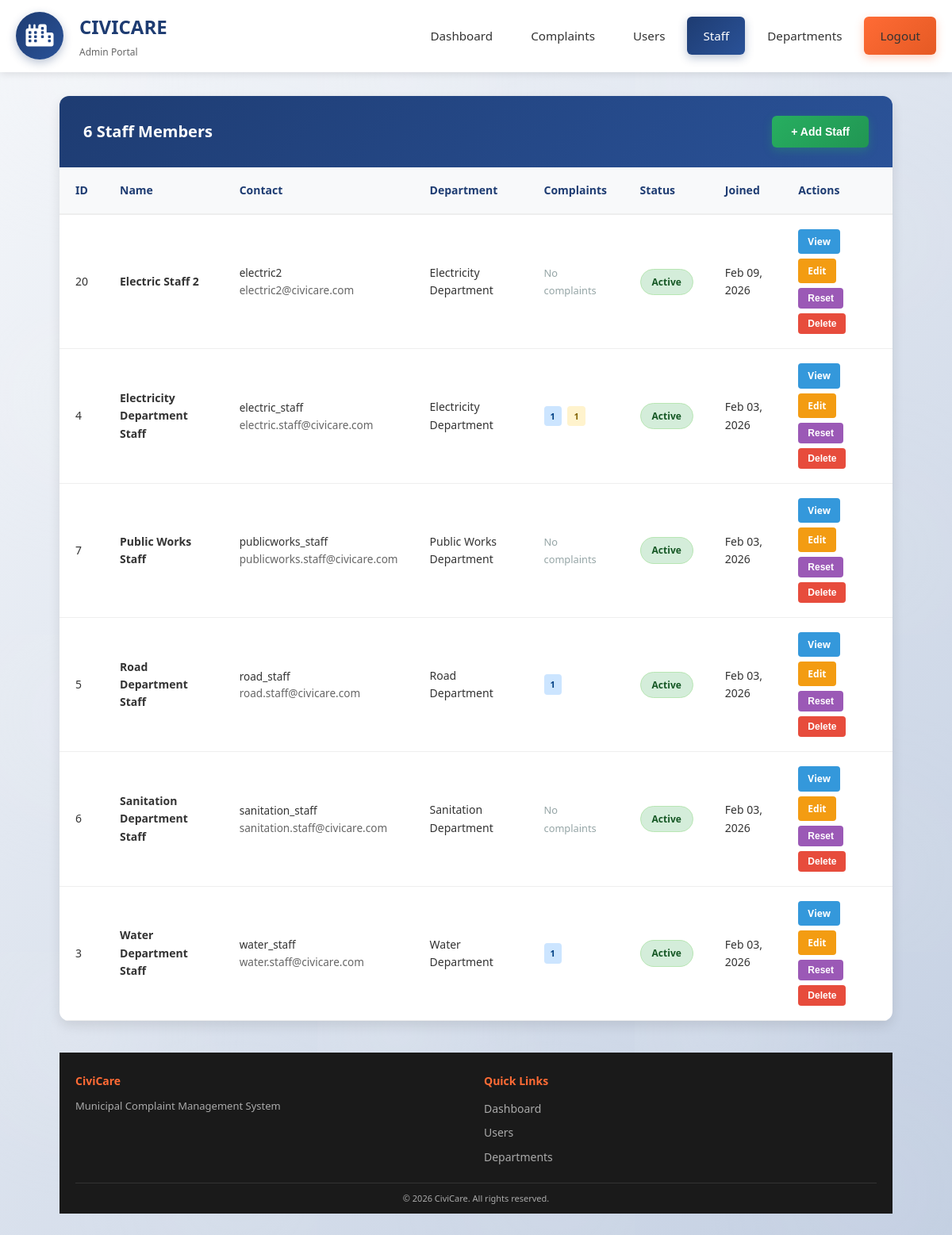
/admin/staff.php (signed in), run on the app's committed database.
### tables this page shows
CREATE TABLE `users` (
  `id` int(11) NOT NULL,
  `username` varchar(50) NOT NULL,
  `email` varchar(100) NOT NULL,
  `password` varchar(255) NOT NULL,
  `full_name` varchar(100) NOT NULL,
  `phone` varchar(20) DEFAULT NULL,
  `address` text DEFAULT NULL,
  `role` enum('citizen','staff','admin','super_admin') DEFAULT 'citizen',
  `department_id` int(11) DEFAULT NULL,
  `is_active` tinyint(1) DEFAULT 1,
  `last_login` timestamp NULL DEFAULT NULL,
  `password_reset_required` tinyint(1) DEFAULT 0,
  `created_at` timestamp NOT NULL DEFAULT current_timestamp(),
  `updated_at` timestamp NOT NULL DEFAULT current_timestamp() ON UPDATE current_timestamp(),
  `deleted_at` timestamp NULL DEFAULT NULL,
  `created_by` int(11) DEFAULT NULL,
  `updated_by` int(11) DEFAULT NULL
);

CREATE TABLE `departments` (
  `id` int(11) NOT NULL,
  `name` varchar(100) NOT NULL,
  `description` text DEFAULT NULL,
  `is_active` tinyint(1) DEFAULT 1,
  `created_at` timestamp NOT NULL DEFAULT current_timestamp(),
  `updated_at` timestamp NOT NULL DEFAULT current_timestamp() ON UPDATE current_timestamp()
);

### admin/staff.php (the view, shortened to what this page needs)
<?php
$conn = getDatabaseConnection();
$action = isset($_GET['action']) ? sanitizeInput($_GET['action']) : '';
$staff = null;
$page = isset($_GET['page']) ? max(1, (int)$_GET['page']) : 1;
$limit = 20;
$offset = ($page - 1) * $limit;
$sql = "SELECT u.*, d.name as department_name,
               COUNT(DISTINCT c.id) as assigned_complaints,
               COUNT(DISTINCT CASE WHEN c.status IN ('assigned', 'in_progress') THEN c.id END) as active_complaints,
               COUNT(DISTINCT CASE WHEN c.status = 'resolved' THEN c.id END) as resolved_complaints
        FROM users u
        LEFT JOIN departments d ON u.department_id = d.id
        LEFT JOIN complaints c ON u.id = c.assigned_to
        WHERE u.role = 'staff'";
$count_sql = "SELECT COUNT(*) as total FROM users u WHERE u.role = 'staff'";
$params = [];
$param_types = "";
$sql .= " GROUP BY u.id ORDER BY u.full_name ASC LIMIT ? OFFSET ?";
$params[] = $limit;
$params[] = $offset;
$param_types .= "ii";
$stmt = $conn->prepare($sql);
if ($params && $param_types) {
    $bindParams = [$param_types];
    foreach ($params as &$param) {
        $bindParams[] = &$param;
    }
    call_user_func_array([$stmt, 'bind_param'], $bindParams);
}
$stmt->execute();
$result = $stmt->get_result();
$staff_members = [];
if ($result && $result->num_rows > 0) {
    while ($row = $result->fetch_assoc()) {
        $staff_members[] = $row;
    }
}
$count_stmt = $conn->prepare($count_sql);
$count_stmt->execute();
$count_result = $count_stmt->get_result();
$total_staff = $count_result->fetch_assoc()['total'] ?? 0;
$departments = getAllDepartments($conn);
?>
<!DOCTYPE html>
<html lang="en">
<head>
    <link rel="stylesheet" href="https://cdnjs.cloudflare.com/ajax/libs/font-awesome/6.0.0/css/all.min.css">
</head>
<body>
    <header class="main-header">
        <div class="header-content">
            <div class="logo-section">
                <a href="index.php" class="logo"><i class="fas fa-city"></i></a>
                <div class="logo-text">
                    <h1>CIVICARE</h1>
                    <p>Admin Portal</p>
                </div>
            </div>
            <nav class="nav-links">
                <a href="index.php">Dashboard</a>
                <a href="complaints.php">Complaints</a>
                <a href="users.php">Users</a>
                <a href="staff.php" class="active">Staff</a>
                <a href="departments.php">Departments</a>
                <a href="../logout.php" class="logout-btn">Logout</a>
            </nav>
        </div>
    </header>
    <div class="container">
        <div class="main-content">
        <?php if ($action === 'edit' || $action === 'view'): ?>
            <?php if ($staff): ?>
                <div class="staff-details">
                    <div style="display: flex; justify-content: space-between; align-items: center; margin-bottom: 2rem; padding-bottom: 1.5rem; border-bottom: 2px solid #1e3c72;">
                        <div>
                            <h2 style="color: #2c3e50; margin-bottom: 0.5rem;"><?php echo htmlspecialchars($staff['full_name']); ?></h2>
                            <p style="color: #666;">
                                <span class="status-badge status-<?php echo $staff['is_active'] ? 'active' : 'inactive'; ?>"><?php echo $staff['is_active'] ? 'Active' : 'Inactive'; ?></span>
                                <?php if ($staff['department_name']): ?>
                                    <span style="margin-left: 1rem; color: #3498db;">• <?php echo htmlspecialchars($staff['department_name']); ?></span>
                                <?php else: ?>
                                    <span style="margin-left: 1rem; color: #f39c12;">• Unassigned</span>
                                <?php endif; ?>
                            </p>
                        </div>
                        <div>
                            <a href="staff.php" class="btn btn-secondary">Back to Staff</a>
                        </div>
                    </div>
                    <div class="details-grid">
                        <div class="detail-item"><div class="detail-label">Username</div><div class="detail-value"><?php echo htmlspecialchars($staff['username']); ?></div></div>
                        <div class="detail-item"><div class="detail-label">Email</div><div class="detail-value"><?php echo htmlspecialchars($staff['email']); ?></div></div>
                        <div class="detail-item"><div class="detail-label">Phone</div><div class="detail-value"><?php echo htmlspecialchars($staff['phone'] ?: 'Not provided'); ?></div></div>
                        <div class="detail-item"><div class="detail-label">Department</div><div class="detail-value"><?php echo htmlspecialchars($staff['department_name'] ?: 'Not assigned'); ?></div></div>
                        <div class="detail-item"><div class="detail-label">Account Created</div><div class="detail-value"><?php echo date('F d, Y', strtotime($staff['created_at'])); ?></div></div>
                        <div class="detail-item"><div class="detail-label">Last Login</div><div class="detail-value"><?php echo $staff['last_login'] ? date('F d, Y h:i A', strtotime($staff['last_login'])) : 'Never logged in'; ?></div></div>
                    </div>
                    <?php if ($staff['assigned_complaints'] > 0): ?>
                    <div class="detail-item" style="grid-column: 1 / -1;">
                        <div class="detail-label">Complaint Statistics</div>
                        <div class="complaint-stats">
                            <div class="stat-item"><h4><?php echo $staff['assigned_complaints']; ?></h4><p>Total Assigned</p></div>
                            <?php if ($staff['active_complaints'] > 0): ?>
                            <div class="stat-item"><h4 style="color: #f39c12;"><?php echo $staff['active_complaints']; ?></h4><p>Active</p></div>
                            <?php endif; ?>
                            <?php if ($staff['resolved_complaints'] > 0): ?>
                            <div class="stat-item"><h4 style="color: #27ae60;"><?php echo $staff['resolved_complaints']; ?></h4><p>Resolved</p></div>
                            <?php endif; ?>
                        </div>
                    </div>
                    <?php endif; ?>
                    <div class="form-actions">
                        <a href="staff.php?action=edit&id=<?php echo $staff['id']; ?>" class="btn btn-primary">Edit Staff</a>
                        <button class="btn btn-warning" onclick="resetPassword(<?php echo $staff['id']; ?>, '<?php echo htmlspecialchars($staff['full_name']); ?>')">Reset Password</button>
                        <?php if ($staff['id'] != $_SESSION['user_id']): ?>
                            <button class="btn btn-danger" onclick="deleteStaff(<?php echo $staff['id']; ?>, '<?php echo htmlspecialchars($staff['full_name']); ?>')">Delete Staff</button>
                        <?php endif; ?>
                    </div>
                </div>
                <?php if ($action === 'edit'): ?>
                <div class="staff-details">
                    <h3 style="color: #2c3e50; margin-bottom: 1.5rem; padding-bottom: 0.5rem; border-bottom: 2px solid #3498db;">Edit Staff Member</h3>
                    <form method="POST" action="staff.php">
                        <input type="hidden" name="action" value="edit_staff">
                        <input type="hidden" name="staff_id" value="<?php echo $staff['id']; ?>">
                        <div class="details-grid">
                            <div class="form-group"><label for="full_name" class="required">Full Name</label><input type="text" id="full_name" name="full_name" value="<?php echo htmlspecialchars($staff['full_name']); ?>" required style="width:100%;padding:12px 15px;border:2px solid #e0e0e0;border-radius:6px;font-size:14px;"></div>
                            <div class="form-group"><label for="username" class="required">Username</label><input type="text" id="username" name="username" value="<?php echo htmlspecialchars($staff['username']); ?>" required style="width:100%;padding:12px 15px;border:2px solid #e0e0e0;border-radius:6px;font-size:14px;"></div>
                            <div class="form-group"><label for="email" class="required">Email</label><input type="email" id="email" name="email" value="<?php echo htmlspecialchars($staff['email']); ?>" required style="width:100%;padding:12px 15px;border:2px solid #e0e0e0;border-radius:6px;font-size:14px;"></div>
                            <div class="form-group"><label for="phone">Phone</label><input type="tel" id="phone" name="phone" value="<?php echo htmlspecialchars($staff['phone']); ?>" style="width:100%;padding:12px 15px;border:2px solid #e0e0e0;border-radius:6px;font-size:14px;"></div>
                            <div class="form-group"><label for="department_id" class="required">Department</label><select id="department_id" name="department_id" required style="width:100%;padding:12px 15px;border:2px solid #e0e0e0;border-radius:6px;font-size:14px;background:white;"><option value="">-- Select Department --</option><?php foreach ($departments as $dept): ?><option value="<?php echo $dept['id']; ?>" <?php echo $staff['department_id'] == $dept['id'] ? 'selected' : ''; ?>><?php echo htmlspecialchars($dept['name']); ?></option><?php endforeach; ?></select></div>
                            <div class="form-group"><label class="checkbox-group"><input type="checkbox" id="is_active" name="is_active" value="1" <?php echo $staff['is_active'] ? 'checked' : ''; ?>> Active Account</label></div>
                        </div>
                        <div class="form-actions">
                            <button type="submit" class="btn btn-primary">Update Staff</button>
                            <a href="staff.php?action=view&id=<?php echo $staff['id']; ?>" class="btn btn-secondary">Cancel</a>
                        </div>
                    </form>
                </div>
                <?php endif; ?>
            <?php else: ?>
                <div class="alert alert-error">Staff member not found.</div>
                <a href="staff.php" class="btn btn-primary">Back to Staff</a>
            <?php endif; ?>
        <?php else: ?>
        <div class="staff-table-container">
            <div class="table-header">
                <h2><strong><?php echo $total_staff; ?></strong> Staff Members</h2>
                <button class="btn btn-success" onclick="openAddStaffModal()">+ Add Staff</button>
            </div>
            <?php if (!empty($staff_members)): ?>
                <table>
                    <thead><tr><th>ID</th><th>Name</th><th>Contact</th><th>Department</th><th>Complaints</th><th>Status</th><th>Joined</th><th>Actions</th></tr></thead>
                    <tbody>
                        <?php foreach ($staff_members as $member): ?>
                            <tr>
                                <td><?php echo $member['id']; ?></td>
                                <td><strong><?php echo htmlspecialchars($member['full_name']); ?></strong></td>
                                <td><div style="font-size:0.85rem;"><div><?php echo htmlspecialchars($member['username']); ?></div><div style="color:#666;"><?php echo htmlspecialchars($member['email']); ?></div></div></td>
                                <td><?php echo $member['department_name'] ? htmlspecialchars($member['department_name']) : '<span style="color:#f39c12;font-style:italic;">Unassigned</span>'; ?></td>
                                <td>
                                    <?php if ($member['assigned_complaints'] > 0): ?>
                                        <span class="count-badge complaints-assigned"><?php echo $member['assigned_complaints']; ?></span>
                                        <?php if ($member['active_complaints'] > 0): ?><span class="count-badge complaints-active"><?php echo $member['active_complaints']; ?></span><?php endif; ?>
                                    <?php else: ?><span style="color:#95a5a6;font-size:0.8rem;">No complaints</span><?php endif; ?>
                                </td>
                                <td><span class="status-badge status-<?php echo $member['is_active'] ? 'active' : 'inactive'; ?>"><?php echo $member['is_active'] ? 'Active' : 'Inactive'; ?></span></td>
                                <td><?php echo date('M d, Y', strtotime($member['created_at'])); ?></td>
                                <td>
                                    <div class="action-buttons">
                                        <a href="staff.php?action=view&id=<?php echo $member['id']; ?>" class="action-btn action-btn-view">View</a>
                                        <a href="staff.php?action=edit&id=<?php echo $member['id']; ?>" class="action-btn action-btn-edit">Edit</a>
                                        <button onclick="resetPassword(<?php echo $member['id']; ?>, '<?php echo htmlspecialchars($member['full_name']); ?>')" class="action-btn action-btn-reset">Reset</button>
                                        <?php if ($member['id'] != $_SESSION['user_id']): ?>
                                            <button onclick="deleteStaff(<?php echo $member['id']; ?>, '<?php echo htmlspecialchars($member['full_name']); ?>')" class="action-btn action-btn-delete">Delete</button>
                                        <?php endif; ?>
                                    </div>
                                </td>
                            </tr>
                        <?php endforeach; ?>
                    </tbody>
                </table>
            <?php else: ?>
                <div class="no-staff"><i class="fas fa-users"></i><p>No staff members found.</p><button class="btn btn-success" onclick="openAddStaffModal()" style="margin-top:1rem;">Add First Staff Member</button></div>
            <?php endif; ?>
        </div>
        <?php endif; ?>
    </div>
    <footer class="footer">
        <div class="footer-content">
            <div class="footer-section"><h4>CiviCare</h4><p>Municipal Complaint Management System</p></div>
            <div class="footer-section"><h4>Quick Links</h4><ul><li><a href="index.php">Dashboard</a></li><li><a href="users.php">Users</a></li><li><a href="departments.php">Departments</a></li></ul></div>
        </div>
        <div class="footer-bottom"><p>&copy; <?php echo date('Y'); ?> CiviCare. All rights reserved.</p></div>
    </footer>
</body>
</html>

### data on the page
users: id "20", full_name "Electric Staff 2", username "electric2", email "electric2@civicare.com", department.name "Electricity Department", shows "No complaints", is_active "Active", created_at "Feb 09, 2026"
users: id "4", full_name "Electricity Department Staff", username "electric_staff", email "electric.staff@civicare.com", department.name "Electricity Department", assigned_complaints "1", active_complaints "1", is_active "Active", created_at "Feb 03, 2026"
users: id "7", full_name "Public Works Staff", username "publicworks_staff", email "publicworks.staff@civicare.com", department.name "Public Works Department", shows "No complaints", is_active "Active", created_at "Feb 03, 2026"
users: id "5", full_name "Road Department Staff", username "road_staff", email "road.staff@civicare.com", department.name "Road Department", assigned_complaints "1", is_active "Active", created_at "Feb 03, 2026"
users: id "6", full_name "Sanitation Department Staff", username "sanitation_staff", email "sanitation.staff@civicare.com", department.name "Sanitation Department", shows "No complaints", is_active "Active", created_at "Feb 03, 2026"
users: id "3", full_name "Water Department Staff", username "water_staff", email "water.staff@civicare.com", department.name "Water Department", assigned_complaints "1", is_active "Active", created_at "Feb 03, 2026"

### other printed values
$total_staff "6"
